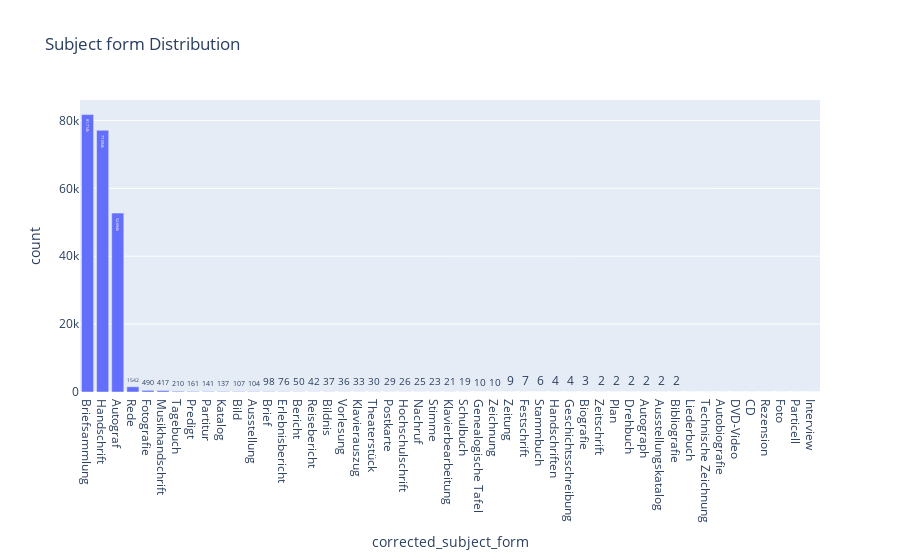

The notebook cell this image was saved under:
### Code cell
# Explode the languages into multiple rows for histogram
df_exploded = df.explode('corrected_subject_form')

df_exploded=df_exploded.value_counts('corrected_subject_form').reset_index()


# Create a bar chart of languages
fig = px.bar(
    df_exploded,
    x='corrected_subject_form',
    y='count',  # Replace 0 with the column name if the counts column is named differently
    title='Subject form Distribution',
    
    text_auto=True
)
fig.show()

### Figure 1 — Plotly figure (JSON) as saved in the notebook; plotly's stock layout.template omitted (floating-point values rounded to 4 significant figures)
{"data": [{"alignmentgroup": "True", "hovertemplate": "corrected_subject_form=%{x}<br>count=%{y}<extra></extra>", "legendgroup": "", "marker": {"color": "#636efa", "pattern": {"shape": ""}}, "name": "", "offsetgroup": "", "orientation": "v", "showlegend": false, "textposition": "auto", "texttemplate": "%{y}", "type": "bar", "x": ["Briefsammlung", "Handschrift", "Autograf", "Rede", "Fotografie", "Musikhandschrift", "Tagebuch", "Predigt", "Partitur", "Katalog", "Bild", "Ausstellung", "Brief", "Erlebnisbericht", "Bericht", "Reisebericht", "Bildnis", "Vorlesung", "Klavierauszug", "Theaterstück", "Postkarte", "Hochschulschrift", "Nachruf", "Stimme", "Klavierbearbeitung", "Schulbuch", "Genealogische Tafel", "Zeichnung", "Zeitung", "Festschrift", "Stammbuch", "Handschriften", "Geschichtsschreibung", "Biografie", "Zeitschrift", "Plan", "Drehbuch", "Autograph", "Ausstellungskatalog", "Bibliografie", "Liederbuch", "Technische Zeichnung", "Autobiografie", "DVD-Video", "CD", "Rezension", "Foto", "Particell", "Interview"], "xaxis": "x", "y": [81714, 77094, 52694, 1542, 490, 417, 210, 161, 141, 137, 107, 104, 98, 76, 50, 42, 37, 36, 33, 30, 29, 26, 25, 23, 21, 19, 10, 10, 9, 7, 6, 4, 4, 3, 2, 2, 2, 2, 2, 2, 1, 1, 1, 1, 1, 1, 1, 1, 1], "yaxis": "y"}], "layout": {"barmode": "relative", "legend": {"tracegroupgap": 0}, "title": {"text": "Subject form Distribution"}, "xaxis": {"anchor": "y", "domain": [0, 1], "title": {"text": "corrected_subject_form"}}, "yaxis": {"anchor": "x", "domain": [0, 1], "title": {"text": "count"}}}}
